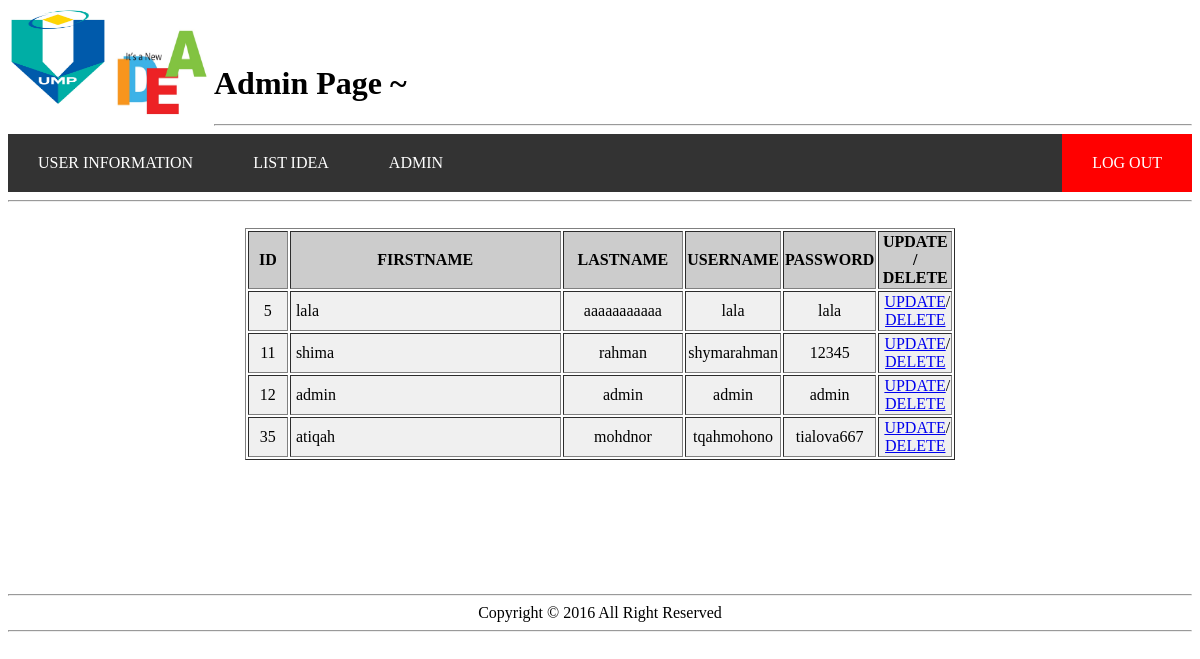
Screenshot of /admin_user_info.php with the database file from the repository.
### tables this page shows
CREATE TABLE IF NOT EXISTS `pro` (
  `id` int(11) NOT NULL AUTO_INCREMENT,
  `firstname` varchar(100) NOT NULL,
  `lastname` varchar(100) NOT NULL,
  `username` varchar(100) NOT NULL,
  `password` varchar(50) NOT NULL,
  `password_confirmation` int(11) NOT NULL,
  PRIMARY KEY (`id`)
);

### admin_user_info.php (the view, shortened to what this page needs)
<html>
<head>
</head>
<body>
	<img src="pic/ump.png" width="100px" height="100px" align="left"><br>
	<img src="pic/idea.png" width="100px" height="100px" align="left"><br>
	<marquee><h1>Admin Page ~</h1></marquee>
	<hr>
	<ul>
  <li><a href="admin_user_info.php">USER INFORMATION</a></li>
  <li><a href="admin_listidea.php">LIST IDEA</a></li>
  <li><a href="admin.php">ADMIN</a></li>
  <li style="float:right"><a class="active" href="logout.php">LOG OUT</a></li>
</ul>
	<hr>
	&nbsp; <br>
			<table width="60%" border="1" align="center">
         <tr>
            <td width="9%" bgcolor="#CCCCCC" class="style3"><div align="center"><strong>ID</strong></div></td>
    <td width="69%" bgcolor="#CCCCCC" class="style3"><div align="center"><strong>FIRSTNAME</strong></div></td>
    <td width="69%" bgcolor="#CCCCCC" class="style3"><div align="center"><strong>LASTNAME</strong></div></td>
	<td width="69%" bgcolor="#CCCCCC" class="style3"><div align="center"><strong>USERNAME</strong></div></td>
	<td width="69%" bgcolor="#CCCCCC" class="style3"><div align="center"><strong>PASSWORD</strong></div></td>
    <td width="22%" bgcolor="#CCCCCC" class="style3"><div align="center"><strong>UPDATE / DELETE</strong></div></td>
         </tr>
		 <?php
		include("database.php");
		$query = "SELECT * FROM pro";
		$result = mysql_query($query, $conn);
			while($row = mysql_fetch_array($result)) {
			$id = $row["id"];
			$firstname = $row["firstname"];
			$lastname = $row["lastname"];
			$username = $row["username"];
			$password = $row["password"];
			?>
	   		  <tr onMouseOver="this.style.backgroundColor='#66CC33'" onMouseOut="this.style.backgroundColor='#F0F0F0'" bgcolor="#F0F0F0" class="style3">
            <td class="style3"><div align="center"><?php echo $id; ?></div></td>
            <td class="style3">&nbsp;<?php echo $firstname ?></td>
            <td class="style3"><div align="center"><?php echo $lastname ?></div></td>
			<td class="style3"><div align="center"><?php echo $username ?></div></td>
			<td class="style3"><div align="center"><?php echo $password ?></div></td>
            <td class="style3"><div align="center">&nbsp;<a href="update_user.php?id=<?php echo $id; ?>">UPDATE</a>/ <a href="delete_user.php?id=<?php echo $id; ?>">DELETE</a></div></td>
         </tr>
		<?php
		}
		?>
	</table>
	&nbsp; <br>
	&nbsp; <br>
	&nbsp; <br>
	&nbsp; <br>
	&nbsp; <br>
	&nbsp; <br>
	&nbsp; <br>
	<hr>
	<center>Copyright &copy 2016 All Right Reserved
	<hr>
</body>
</html>

### admin_user_info.php (style rules this page uses)
ul { list-style-type: none; margin: 0; padding: 0; overflow: hidden; background-color: #333; }
li { float: left; }
li a { display: block; color: white; text-align: center; padding: 20px 30px; text-decoration: none; }
.active { background-color: #FF0000; }

### rows the page displays
pro: id "5", firstname "lala", lastname "aaaaaaaaaaa", username "lala", password "lala"
pro: id "11", firstname "shima", lastname "rahman", username "shymarahman", password "12345"
pro: id "12", firstname "admin", lastname "admin", username "admin", password "admin"
pro: id "35", firstname "atiqah", lastname "mohdnor", username "tqahmohono", password "tialova667"
